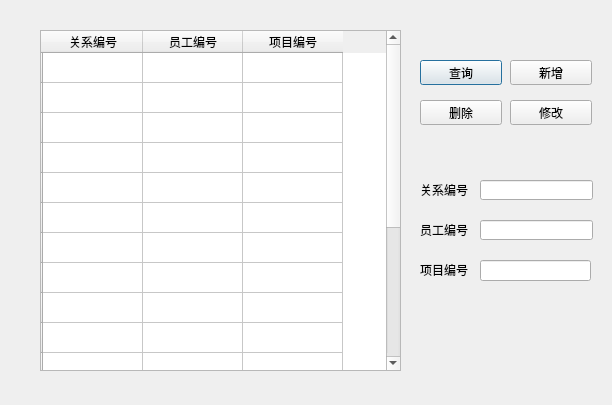
<?xml version="1.0" encoding="UTF-8"?>
<ui version="4.0">
 <class>Dialog10</class>
 <widget class="QDialog" name="Dialog10">
  <property name="geometry">
   <rect>
    <x>0</x>
    <y>0</y>
    <width>612</width>
    <height>405</height>
   </rect>
  </property>
  <property name="windowTitle">
   <string>项目人员管理</string>
  </property>
  <widget class="QTableWidget" name="tableWidget">
   <property name="geometry">
    <rect>
     <x>40</x>
     <y>30</y>
     <width>361</width>
     <height>341</height>
    </rect>
   </property>
   <row>
    <property name="text">
     <string/>
    </property>
   </row>
   <row>
    <property name="text">
     <string/>
    </property>
   </row>
   <row>
    <property name="text">
     <string/>
    </property>
   </row>
   <row>
    <property name="text">
     <string/>
    </property>
   </row>
   <row>
    <property name="text">
     <string/>
    </property>
   </row>
   <row>
    <property name="text">
     <string/>
    </property>
   </row>
   <row>
    <property name="text">
     <string/>
    </property>
   </row>
   <row>
    <property name="text">
     <string/>
    </property>
   </row>
   <row>
    <property name="text">
     <string/>
    </property>
   </row>
   <row>
    <property name="text">
     <string/>
    </property>
   </row>
   <row>
    <property name="text">
     <string/>
    </property>
   </row>
   <row>
    <property name="text">
     <string/>
    </property>
   </row>
   <row>
    <property name="text">
     <string/>
    </property>
   </row>
   <row>
    <property name="text">
     <string/>
    </property>
   </row>
   <row>
    <property name="text">
     <string/>
    </property>
   </row>
   <row>
    <property name="text">
     <string/>
    </property>
   </row>
   <row>
    <property name="text">
     <string/>
    </property>
   </row>
   <column>
    <property name="text">
     <string>关系编号</string>
    </property>
   </column>
   <column>
    <property name="text">
     <string>员工编号</string>
    </property>
   </column>
   <column>
    <property name="text">
     <string>项目编号</string>
    </property>
   </column>
  </widget>
  <widget class="QPushButton" name="pushButton">
   <property name="geometry">
    <rect>
     <x>420</x>
     <y>60</y>
     <width>82</width>
     <height>25</height>
    </rect>
   </property>
   <property name="text">
    <string>查询</string>
   </property>
  </widget>
  <widget class="QPushButton" name="pushButton_4">
   <property name="geometry">
    <rect>
     <x>510</x>
     <y>100</y>
     <width>82</width>
     <height>25</height>
    </rect>
   </property>
   <property name="text">
    <string>修改</string>
   </property>
  </widget>
  <widget class="QPushButton" name="pushButton_2">
   <property name="geometry">
    <rect>
     <x>510</x>
     <y>60</y>
     <width>82</width>
     <height>25</height>
    </rect>
   </property>
   <property name="text">
    <string>新增</string>
   </property>
  </widget>
  <widget class="QPushButton" name="pushButton_3">
   <property name="geometry">
    <rect>
     <x>420</x>
     <y>100</y>
     <width>82</width>
     <height>25</height>
    </rect>
   </property>
   <property name="text">
    <string>删除</string>
   </property>
  </widget>
  <widget class="QLineEdit" name="lineEdit">
   <property name="geometry">
    <rect>
     <x>480</x>
     <y>180</y>
     <width>113</width>
     <height>20</height>
    </rect>
   </property>
  </widget>
  <widget class="QLabel" name="label_3">
   <property name="geometry">
    <rect>
     <x>420</x>
     <y>220</y>
     <width>61</width>
     <height>20</height>
    </rect>
   </property>
   <property name="text">
    <string>员工编号</string>
   </property>
  </widget>
  <widget class="QLineEdit" name="lineEdit_2">
   <property name="geometry">
    <rect>
     <x>480</x>
     <y>220</y>
     <width>113</width>
     <height>20</height>
    </rect>
   </property>
  </widget>
  <widget class="QLabel" name="label_2">
   <property name="geometry">
    <rect>
     <x>420</x>
     <y>180</y>
     <width>71</width>
     <height>20</height>
    </rect>
   </property>
   <property name="text">
    <string>关系编号</string>
   </property>
  </widget>
  <widget class="QLineEdit" name="lineEdit_3">
   <property name="geometry">
    <rect>
     <x>480</x>
     <y>260</y>
     <width>111</width>
     <height>21</height>
    </rect>
   </property>
  </widget>
  <widget class="QLabel" name="label_4">
   <property name="geometry">
    <rect>
     <x>420</x>
     <y>260</y>
     <width>51</width>
     <height>20</height>
    </rect>
   </property>
   <property name="text">
    <string>项目编号</string>
   </property>
  </widget>
 </widget>
 <resources/>
 <connections/>
</ui>
